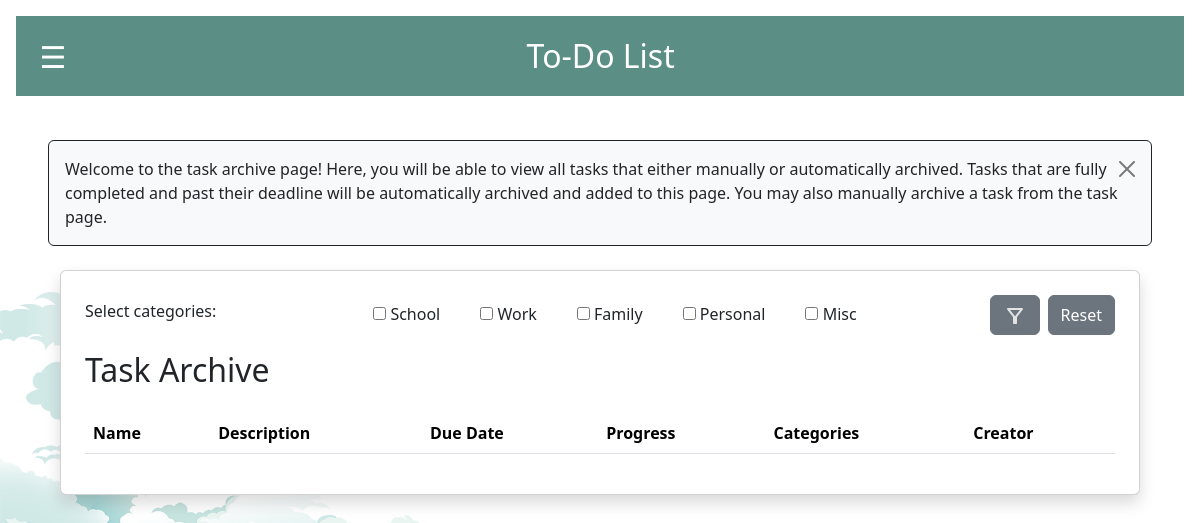
The app's page /task_archive/ (signed in), older data.
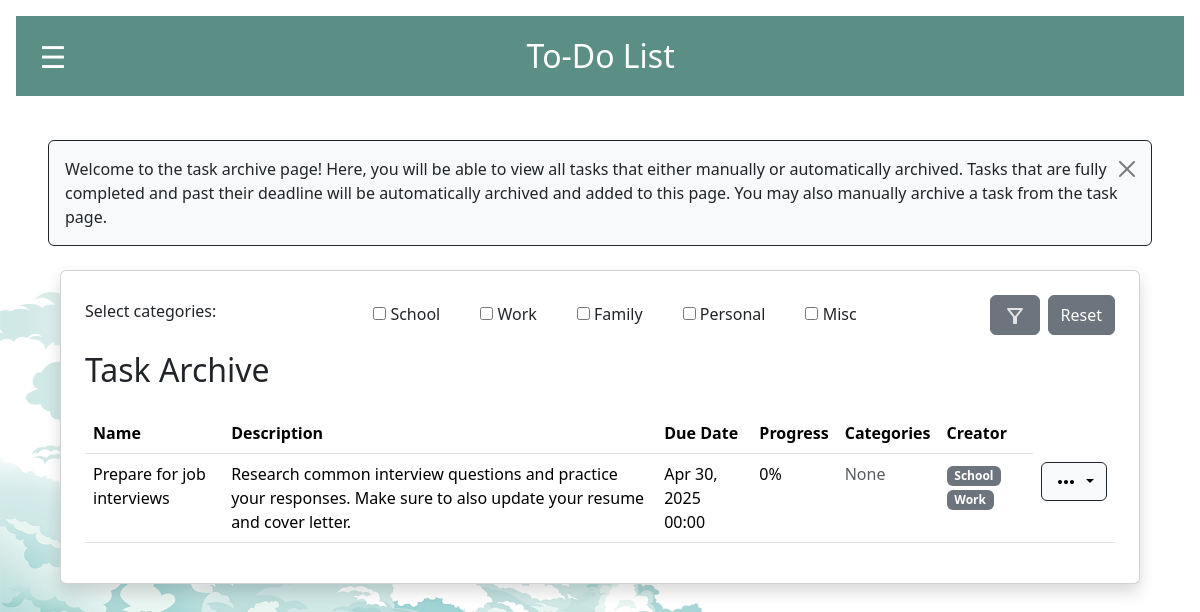
The same page, newer data.
### todoapp/models.py (models this page shows, shortened)
class Category(models.Model):
    name = models.CharField(max_length=50)
    objects = models.Manager()
    def __str__(self):
        return str(self.name or "")

class Task(models.Model):
    name = models.CharField(max_length=255)
    objects = models.Manager()
    creator = models.ForeignKey(User, on_delete=models.CASCADE)
    description = models.TextField()
    due_date = models.DateTimeField()
    progress = models.IntegerField(default=0)
    is_completed = models.BooleanField(default=False)
    is_archived = models.BooleanField(default=False)
    ignore_archive = models.BooleanField(default=False)
    categories = models.ManyToManyField(Category, related_name="tasks", blank=True)
    assigned_users = models.ManyToManyField(User, related_name="assigned_tasks")
    notifications_enabled = models.BooleanField(default=False)
    NOTIFICATION_TIMES = [
        (10, '10 minutes before'),
        (60, '1 hour before'),
        (1440, '1 day before'),
    ]
    NOTIFICATION_TYPES = [
        ('push', 'Push Notification'),
        ('email', 'Email Notification'),
    ]
    notification_time = models.IntegerField(choices=NOTIFICATION_TIMES, default=60)
    notification_type = models.CharField(
        max_length=10,
        choices=NOTIFICATION_TYPES,
        default='push'
    )

### todoapp/views.py (the view)
# urls.py: path('task_archive/', task_archive, name='task_archive'),
def task_archive(request):
    form, _, _, filtered_archived_tasks = get_filtered_tasks(request)
    return render(request, 'task_archive.html', {
        'archived_tasks': filtered_archived_tasks,
        'form': form,
    })

### todoapp/forms.py
class FilterTasksForm(forms.Form):
    user_category_filter = forms.ModelMultipleChoiceField(
        queryset=Category.objects.all(),
        widget=forms.CheckboxSelectMultiple,
        required=False,
        label="Select categories:"
    )

### todoapp/context_processors.py (called while the page is built)
def vapid_key(request):
    return {
        'vapid_key': settings.VAPID_PUBLIC_KEY
    }

### todoapp/views.py (called while the page is built, shortened)
def get_filtered_tasks(request):
    form = FilterTasksForm(request.GET or None)
    my_filtered_tasks = Task.objects.filter(
        creator=request.user,
        is_archived=False
    )
    shared_filtered_tasks = Task.objects.filter(
        assigned_users=request.user,
        is_archived=False
    )
    filtered_archived_tasks = Task.objects.filter(
        is_archived=True
    ).filter(
        Q(creator=request.user) | Q(assigned_users=request.user)
    ).distinct()
    return form, my_filtered_tasks, shared_filtered_tasks, filtered_archived_tasks

### todoapp/templates/task_archive.html (shortened to what this page needs)
{% extends 'base.html' %}
{% block content %}
<div class="alert alert-info alert-dismissible fade show d-flex justify-content-between align-items-center flex-wrap gap-2 border border-dark custom-alert" role=alert">
    <p class="mb-0">
      Welcome to the task archive page! Here, you will be able to view all tasks that either manually or automatically archived. Tasks that are fully completed and past their deadline will be automatically archived and added to this page. You may also manually archive a task from the task page.
    </p>
    <button type="button" class="btn-close" data-bs-dismiss="alert" aria-label="Close"></button>
</div>
<div class="container mt-4">
    <div class="card p-4 shadow">
        <div class="filter-form mb-3">
            <form method="get" name="filter_tasks" class="d-flex justify-content-between align-items-center flex-wrap gap-2">
                <label class="form-label">{{ form.user_category_filter.label }}</label>
                <div class="d-flex flex-row flex-wrap gap-3">
                    {% for checkbox in form.user_category_filter %}
                        <div class="form-check">
                            {{ checkbox.tag }}
                            <label class="form-check-label">{{ checkbox.choice_label }}</label>
                        </div>
                    {% endfor %}
                </div>
                <div class="d-flex gap-2">
                    <button type="submit" name="make-filter" title="Filter" class="btn btn-secondary">
                        <svg xmlns="http://www.w3.org/2000/svg" height="24px" viewBox="0 -960 960 960" width="24px" fill="#e3e3e3"><path d="M440-160q-17 0-28.5-11.5T400-200v-240L168-736q-15-20-4.5-42t36.5-22h560q26 0 36.5 22t-4.5 42L560-440v240q0 17-11.5 28.5T520-160h-80Zm40-308 198-252H282l198 252Zm0 0Z"/></svg>
                    </button>
                    <button type="button" name="reset-filter" class="btn btn-secondary" onclick="resetFilter()">Reset</button>
                </div>
            </form>
        </div>
        <h2 class="mb-4">Task Archive</h2>
        <div class="table-responsive">
            <table class="table">
                <thead>
                    <tr>
                        <th>Name</th>
                        <th>Description</th>
                        <th>Due Date</th>
                        <th>Progress</th>
                        <th>Categories</th>
                        <th>Creator</th>
                    </tr>
                </thead>
                <tbody>
                    {% for task in archived_tasks %}
                    <tr>
                        <td>{{ task.name }}</td>
                        <td>{{ task.description }}</td>
                        <td>{{ task.due_date|date:"M d, Y H:i" }}</td>
                        <td>{{ task.progress }}%</td>
                        <td>
                            {% for user in task.assigned_users.all %}
                                <span class="badge bg-secondary">{{ user.username }}</span>
                            {% empty %}
                                <span class="text-muted">None</span>
                            {% endfor %}
                        </td>
                        <td>
                            {% for category in task.categories.all %}
                                <span class="badge bg-secondary">{{ category.name }}</span>
                            {% empty %}
                                <span class="text-muted">None</span>
                            {% endfor %}
                        </td>
                        <td>
                            <div class="btn-group">
                                <button type="button" class="custom-dark-button dropdown-toggle" data-bs-toggle="dropdown" aria-haspopup="true" aria-expanded="false">
                                </button>
                            </div>
                        </td>
                    </tr>
                    {% endfor %}
                </tbody>
            </table>
        </div>
    </div>
</div>
{% endblock %}

Row changes from the older to the newer data that the page shows:
added Task: name "Prepare for job interviews", description "Research common interview questions and practice your responses. Make sure to also update your resume and cover letter.", due_date "Apr 30, 2025 00:00", progress "0", Category (name "School"), Category (name "Work")
